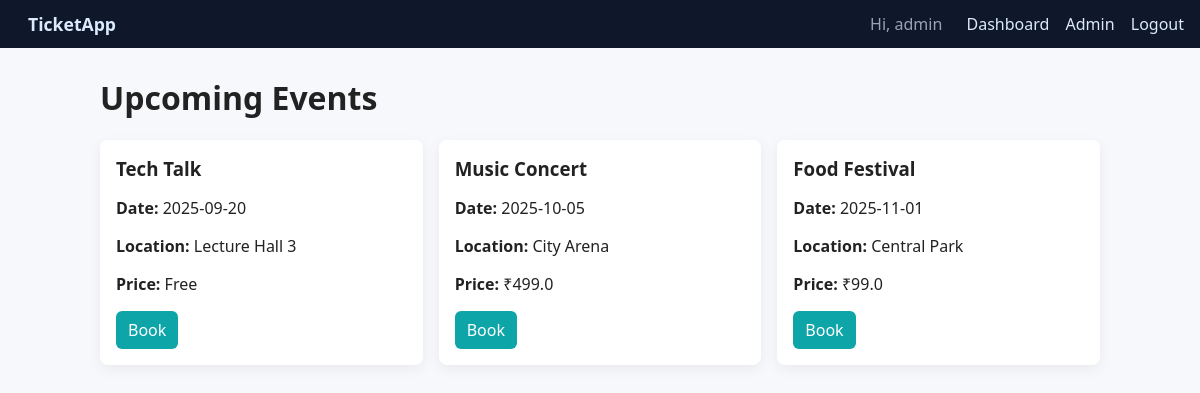
The page / (signed in) on the database its author committed.
### tables this page shows
CREATE TABLE events (
        id INTEGER PRIMARY KEY AUTOINCREMENT,
        name TEXT NOT NULL,
        location TEXT NOT NULL,
        date TEXT NOT NULL,
        total_seats INTEGER NOT NULL,
        price REAL NOT NULL
    );

### app.py (the view)
@app.route("/")
def index():
    db = get_db()
    events = db.execute("SELECT * FROM events ORDER BY date").fetchall()
    return render_template("index.html", events=events)

### app.py (called while the page is built)
def get_db():
    if "db" not in g:
        g.db = sqlite3.connect(DATABASE)
        g.db.row_factory = sqlite3.Row
    return g.db

### templates/index.html (shortened to what this page needs)
{% extends "base.html" %}
{% block content %}
  <h1>Upcoming Events</h1>
  {% if events %}
    <div class="grid">
      {% for e in events %}
        <div class="card">
          <h3>{{ e['name'] }}</h3>
          <p><strong>Date:</strong> {{ e['date'] }}</p>
          <p><strong>Location:</strong> {{ e['location'] or 'TBA' }}</p>
          <p><strong>Price:</strong> {{ ('Free' if (e['price'] == 0 or e['price'] is none) else ('₹' ~ e['price'])) }}</p>
          <div class="card-actions">
            {% if session.username %}
              <a class="btn" href="{{ url_for('book', event_id=e['id']) }}">Book</a>
            {% else %}
              <a class="btn" href="{{ url_for('register') }}">Login to Book</a>
            {% endif %}
          </div>
        </div>
      {% endfor %}
    </div>
  {% else %}
    <p>No events found.</p>
  {% endif %}
{% endblock %}

### static/style.css (style rules this page uses)
body { font-family: system-ui, -apple-system, "Segoe UI", Roboto, "Helvetica Neue", Arial; margin:0; color:#222; background:#f7f8fb; }
.grid { display:grid; grid-template-columns: repeat(auto-fill,minmax(260px,1fr)); gap:16px; margin-top:16px; }
.card { background:#fff; padding:16px; border-radius:8px; box-shadow: 0 4px 14px rgba(16,24,40,0.06); }
.card h3 { margin:0 0 8px; }
.card-actions { margin-top:12px; }
.btn { display:inline-block; padding:8px 12px; background:#0ea5a9; color:#fff; text-decoration:none; border-radius:6px; border:none; cursor:pointer; }

### rows shown on the page
events: name "Tech Talk", date "2025-09-20", location "Lecture Hall 3", price "Free"
events: name "Music Concert", date "2025-10-05", location "City Arena", price "₹499.0"
events: name "Food Festival", date "2025-11-01", location "Central Park", price "₹99.0"

### other values the page prints
{{ session.username }} "admin"
